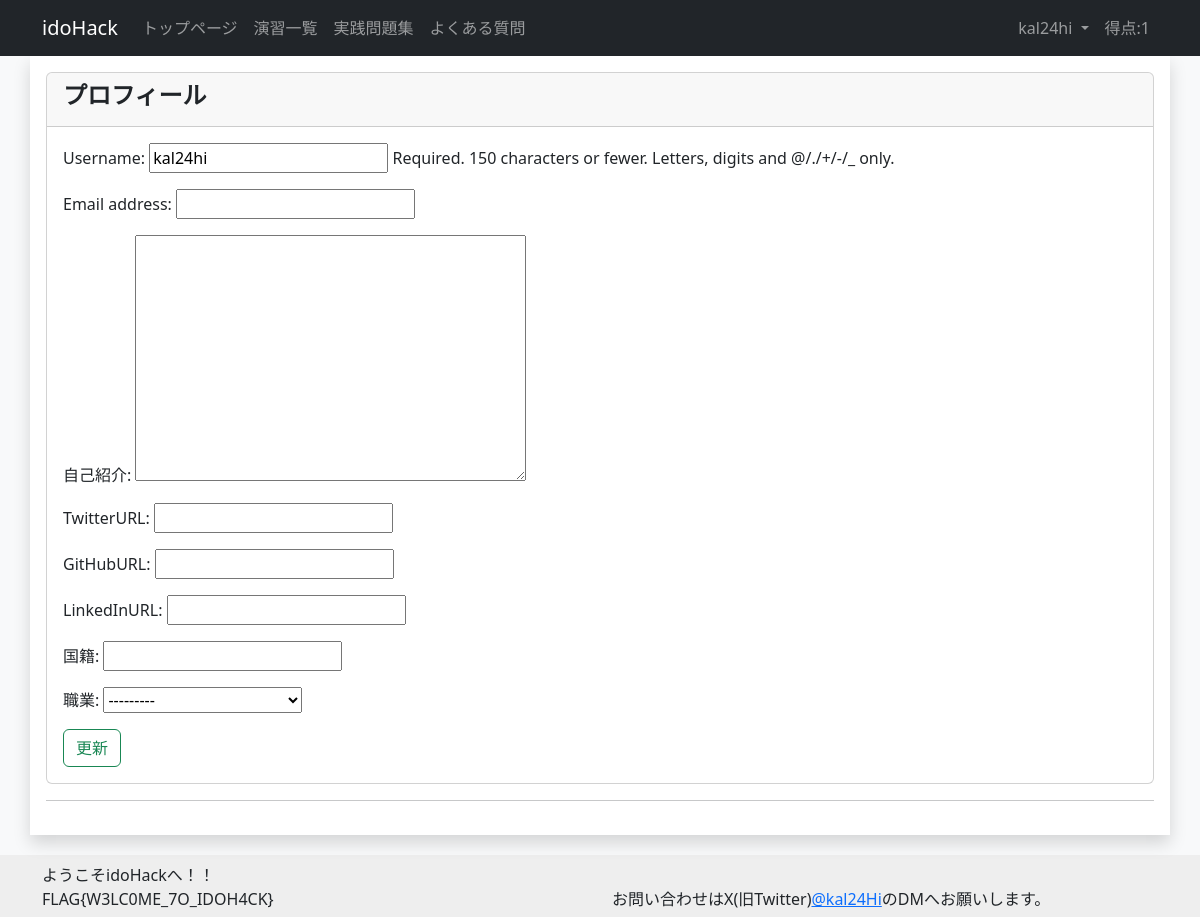
The page /profile/edit/ (signed in) on the database its author committed.
### account/models.py (models this page shows)
class CustomUser(AbstractUser):
    total_score = models.IntegerField(default=0, verbose_name="総得点") # ユーザの総得点
    biography = models.TextField(max_length=500, blank=True, verbose_name="自己紹介") # ユーザの自己紹介
    twitter_url = models.URLField(max_length=200, blank=True, verbose_name="TwitterURL") # ユーザのTwitterのURL
    github_url = models.URLField(max_length=200, blank=True, verbose_name="GitHubURL") # ユーザのGitHubのURL
    linkedin_url = models.URLField(max_length=200, blank=True, verbose_name="LinkedInURL") # ユーザのLinkedInのURL
    country = models.CharField(max_length=100, blank=True, verbose_name="国籍") # ユーザの国籍
    occupation = models.CharField(max_length=50, verbose_name="職業", choices=(('Student', '学生'),
                                          ('teacher', '教員'),
                                          ('SecurityEngineer', 'セキュリティエンジニア'),
                                          ('IT', 'IT職'),
                                          ('other', 'その他')))
    is_active = models.BooleanField(default=True, verbose_name="アクティブユーザ") # ユーザがアクティブかどうか
    is_staff = models.BooleanField(default=False, verbose_name="スタッフユーザ") # ユーザがスタッフかどうか
    is_writer = models.BooleanField(default=False, verbose_name="作問ユーザ") # ユーザが作問者かどうか

### account/views.py (the view)
# urls.py: path('profile/edit/', views.ProfileEditView.as_view(), name='profile_edit'),
class ProfileEditView(LoginRequiredMixin, UpdateView):
    model = CustomUser
    fields = ['username', 'email', 'biography', 'twitter_url', 'github_url', 'linkedin_url', 'country', 'occupation']
    template_name = 'account/profile_edit.html'
    success_url = reverse_lazy('profile')
    def get_object(self):
        return CustomUser.objects.get(username=self.request.user.username)

### templates/account/profile_edit.html (shortened to what this page needs)
{% extends 'base.html' %}
{% block content %}
<div class="card">
    <div class="card-header">
        <h4><b>プロフィール</b></h4>
    </div>
    <div class="card-body">
        <form action="{% url 'profile_edit' %}" method="post">
            {{form.as_p}}
            <button class='btn btn-outline-success btn-block' type="submit">更新</button>
        </form>
    </div>
</div>
{% endblock %}

### templates/base.html (shortened to what this page needs)
{% load static %}
<!DOCTYPE html>
<html style="height: 100%;">
<head>
    <link href="{% static 'mdeditor/css/editormd.min.css' %}" rel="stylesheet">
    <link href="{% static 'mdeditor/css/editormd.preview.css' %}" rel="stylesheet">
    <link href="https://cdn.jsdelivr.net/npm/bootstrap@5.3.0/dist/css/bootstrap.min.css" rel="stylesheet"
>
</head>
<body class="bg-light" style="height: 100%;">
<nav class="navbar navbar-expand-lg navbar-dark bg-dark sticky-top">
  <div class="container">
    <a class="navbar-brand " href="#">idoHack</a>
      <div class="collapse navbar-collapse" id="navbarNavDropdown">
        <ul class="navbar-nav me-auto">
          <li class="nav-item">
            <a class="nav-link" href="{%url 'index'%}">トップページ</a>
          </li>
          <li class="nav-item">
            <a class="nav-link" href="{%url 'exercise_list'%}">演習一覧</a>
          </li>
          <li class="nav-item">
            <a class="nav-link" href="{%url 'exercise_detail' 6%}">実践問題集</a>
          </li>
          <li class="nav-item">
            <a class="nav-link" href="{%url 'faq'%}">よくある質問</a>
          </li>
        </ul>
        <ul class="navbar-nav">
        {% if user.is_authenticated %}
        <li class="nav-item dropdown">
          <a class="nav-link dropdown-toggle" href="#" role="button" data-bs-toggle="dropdown" aria-expanded="false">
            {{user.username}}
          </a>
        </li>
        <li class="nav-item">
          <a class="nav-link">得点:{{user.total_score}}</a>
        </li>
        {% endif %}
        </ul>
      </div>
  </div>
</nav>
<body>
<div class="container shadow p-3 bg-white" style="min-height: 85%; position: relative;">
    {% block content %}{% endblock content%}
    <hr>
</div>
<div class="p-2" style="background-color:#EEEEEE; margin-top: 20px; margin-bottom: 10%; width: 100%;">
  <div class="container">
    <div class="row">
      <div class="col-md-6">
        ようこそidoHackへ！！</br>
        FLAG{W3LC0ME_7O_IDOH4CK}</br>
      </div>
      <div class="col-md-6">
        お問い合わせはX(旧Twitter)<a href="https://twitter.com/kal24Hi" target="_blank" rel="noopener noreferrer">@kal24Hi</a>のDMへお願いします。
      </div>
    </div>
  </div>
</div>
</body>

### rows shown on the page
CustomUser: username "kal24hi", total_score "1", occupation "---------"
